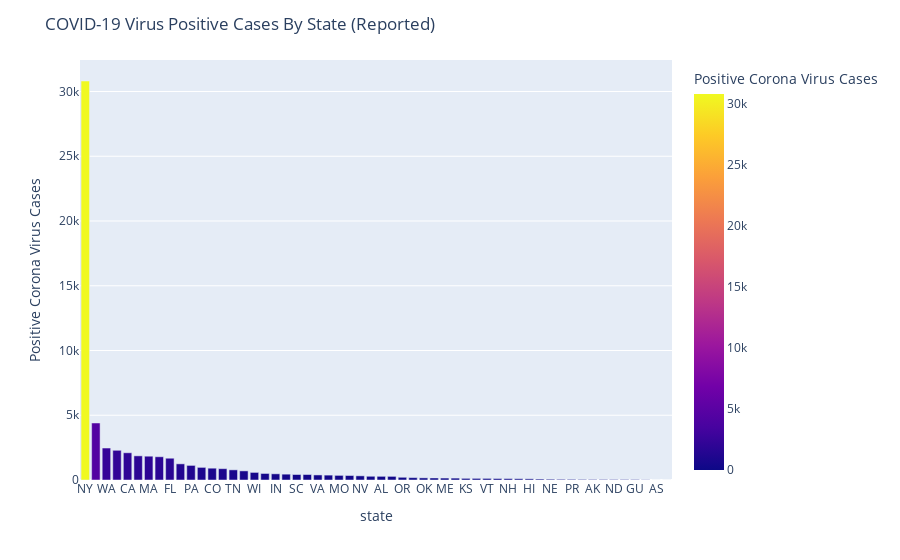

Notebook code cell kept with this figure:
### Code cell
#Plot Positive COVID-19 Cases by State / Country
statesDF = df_states_current[["state","positive"]]

figure = px.bar(statesDF, x="state", y="positive", labels={'positive':'Positive Corona Virus Cases'}, color='positive')
figure.update_layout(title = 'COVID-19 Virus Positive Cases By State (Reported)',xaxis={'categoryorder':'total descending'})
figure.show()

### Figure 1 — Plotly figure (JSON) as saved in the notebook; plotly's stock layout.template omitted (floating-point values rounded to 4 significant figures)
{"data": [{"alignmentgroup": "True", "hoverlabel": {"namelength": 0}, "hovertemplate": "state=%{x}<br>Positive Corona Virus Cases=%{marker.color}", "legendgroup": "", "marker": {"color": [42, 283, 280, 450, 2102, 912, 875, 183, 115, 1682, 1247, 90, 145, 73, 1865, 477, 126, 157, 1795, 1838, 423, 149, 2294, 287, 356, 377, 53, 504, 39, 61, 108, 4402, 100, 321, 30811, 704, 164, 209, 1127, 124, 424, 41, 784, 974, 346, 391, 123, 2469, 585, 39, 44, 51, 0, 37, 0, 17], "coloraxis": "coloraxis"}, "name": "", "offsetgroup": "", "orientation": "v", "showlegend": false, "textposition": "auto", "type": "bar", "x": ["AK", "AL", "AR", "AZ", "CA", "CO", "CT", "DC", "DE", "FL", "GA", "HI", "IA", "ID", "IL", "IN", "KS", "KY", "LA", "MA", "MD", "ME", "MI", "MN", "MO", "MS", "MT", "NC", "ND", "NE", "NH", "NJ", "NM", "NV", "NY", "OH", "OK", "OR", "PA", "RI", "SC", "SD", "TN", "TX", "UT", "VA", "VT", "WA", "WI", "WV", "WY", "PR", "AS", "GU", "MP", "VI"], "xaxis": "x", "y": [42, 283, 280, 450, 2102, 912, 875, 183, 115, 1682, 1247, 90, 145, 73, 1865, 477, 126, 157, 1795, 1838, 423, 149, 2294, 287, 356, 377, 53, 504, 39, 61, 108, 4402, 100, 321, 30811, 704, 164, 209, 1127, 124, 424, 41, 784, 974, 346, 391, 123, 2469, 585, 39, 44, 51, 0, 37, 0, 17], "yaxis": "y"}], "layout": {"barmode": "relative", "coloraxis": {"colorbar": {"title": {"text": "Positive Corona Virus Cases"}}, "colorscale": [[0, "#0d0887"], [0.1111, "#46039f"], [0.2222, "#7201a8"], [0.3333, "#9c179e"], [0.4444, "#bd3786"], [0.5556, "#d8576b"], [0.6667, "#ed7953"], [0.7778, "#fb9f3a"], [0.8889, "#fdca26"], [1, "#f0f921"]]}, "legend": {"tracegroupgap": 0}, "margin": {"t": 60}, "title": {"text": "COVID-19 Virus Positive Cases By State (Reported)"}, "xaxis": {"anchor": "y", "categoryorder": "total descending", "domain": [0, 1], "title": {"text": "state"}}, "yaxis": {"anchor": "x", "domain": [0, 1], "title": {"text": "Positive Corona Virus Cases"}}}}
